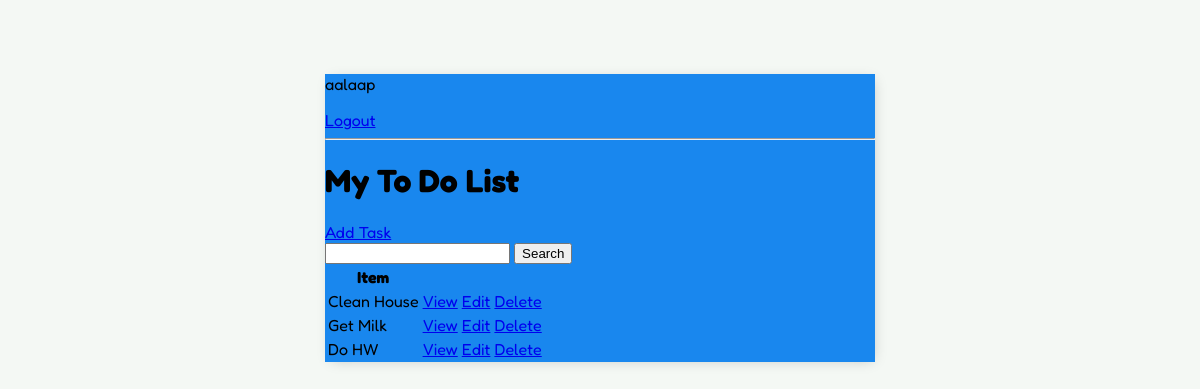
The app's page / (signed in), older data.
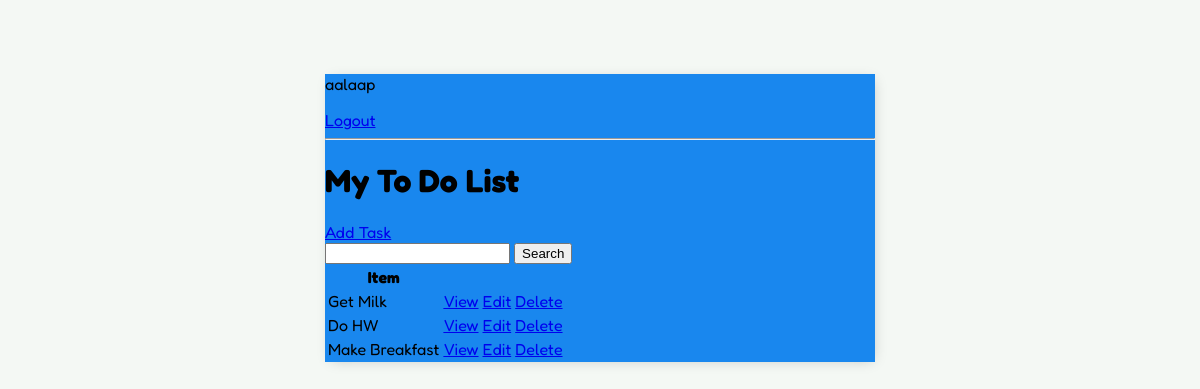
The same page, newer data.
### base/models.py (models this page shows, shortened)
class Task(models.Model):
    user = models.ForeignKey(
        User, on_delete=models.CASCADE, null= True, blank=True)
    title = models.CharField(max_length=200)
    description = models.TextField( null= True, blank=True)
    complete = models.BooleanField(default = False)
    created = models.DateTimeField(auto_now_add=True)
    class Meta:
        ordering = ['complete']

### base/views.py (the view)
# urls.py: path('', TaskList.as_view(), name= 'tasks'),
class TaskList(LoginRequiredMixin, ListView):
    model = Task
    context_object_name = 'tasks'
    def get_context_data(self, **kwargs):
        context = super().get_context_data(**kwargs)
        context['tasks'] = context['tasks'].filter(user= self.request.user)
        context['count'] = context['tasks'].filter(complete = False).count()
        search_input = self.request.GET.get('search-area') or ''
        if search_input:
            context['tasks'] = context['tasks'].filter(
                title__icontains=search_input)
        context['search_input'] = search_input
        return context

### base/templates/base/task_list.html
{% extends 'base/main.html' %}
{% block content %}
{% if request.user.is_authenticated %}
    <p>{{request.user}}</p>
    <a href="{% url 'logout' %}">Logout</a>
    {% else %}
    <a href= "{% url 'login' %}">Login</a>
    {% endif %}
    <hr>
    <h1>My To Do List</h1>
    <a href="{% url 'task-create' %}">Add Task</a>
    <form method="GET">
        <input type = 'text' name = 'search-area' value = {{search_input}}>
        <input type = 'submit' value = 'Search'>
    </form>
    <table>
        <tr>
            <th>Item</th>
            <th></th>
            <th></th>
        </tr>
        {% for task in tasks %}
        <tr>
            <td>{{task.title}}</td>
            <td><a href="{%url 'task' task.id%}" > View</a></td>
            <td><a href="{%url 'task-update' task.id%}" > Edit</a></td>
            <td><a href="{% url 'task-delete' task.id%}" > Delete</a></td>
        </tr>
        {% empty %}
        <h3>No items</h3>
        {% endfor %}
    </table>
{% endblock content %}

### base/templates/base/main.html (shortened to what this page needs)
<!DOCTYPE html>
<html>
    <head>
    </head>
    <body>
        <div class="container">
            {% block content %}
            {% endblock content %}
        </div>
    </body>
</html>

### base/templates/base/main.html (style rules this page uses)
body { background-color: rgb(244, 248, 244); font-family: 'Fredoka', sans-serif; padding-top: 50px; }
.container { max-width: 550px; margin: auto; background-color: rgb(25, 135, 238); -webkit-box-shadow: 2px 2px 13px -4px rgba(0,0,0,0.21); box-shadow: 2px 2px 13px -4px rgba(0,0,0,0.21); }

Row changes from the older to the newer data that the page shows:
removed Task: title "Clean House"
added Task: title "Make Breakfast"
